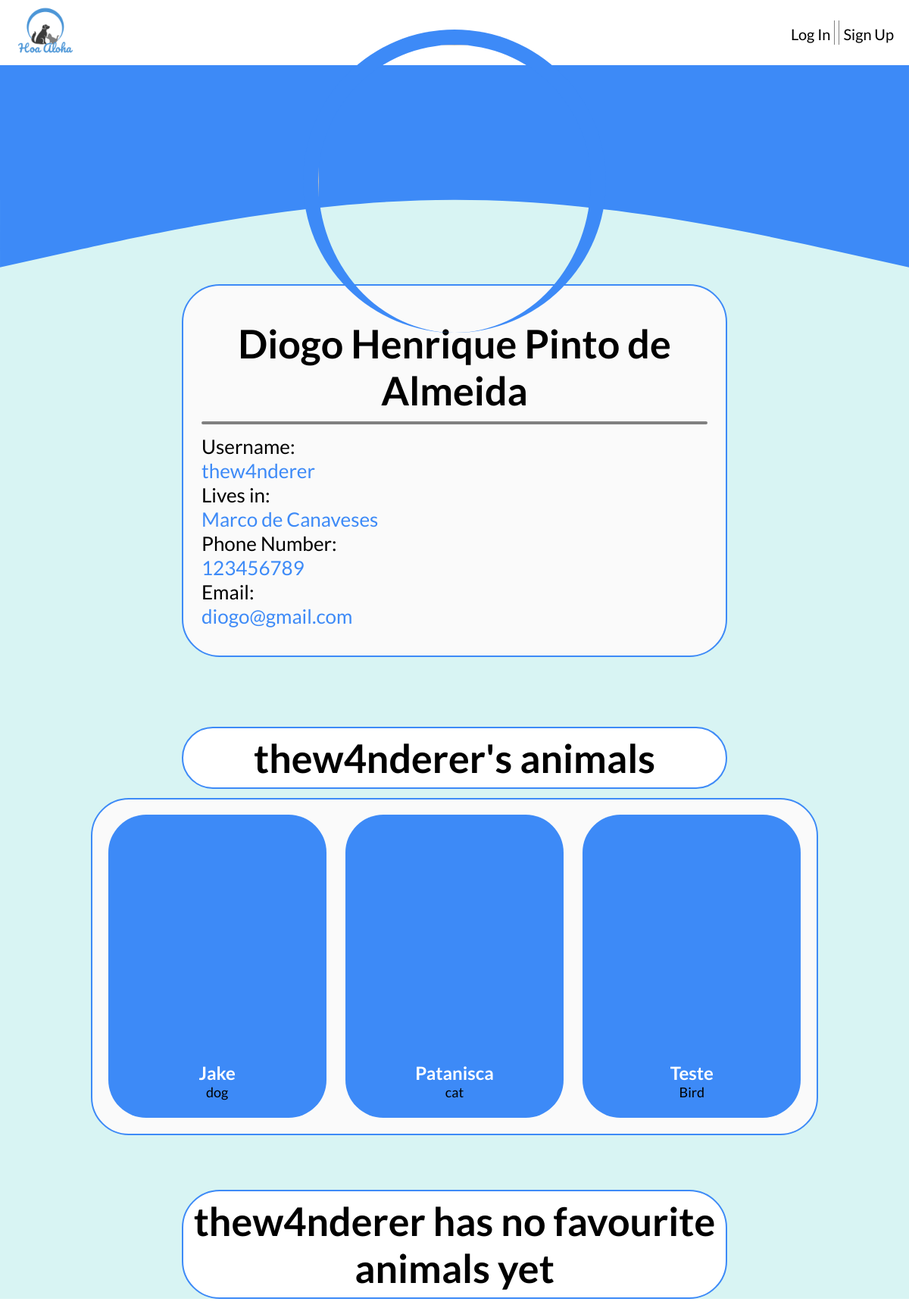
The app's page /pages/profile.php?username=thew4nderer with its own data.
### tables this page shows
CREATE TABLE UserPhotos(
	idUser         INTEGER REFERENCES UserEntities(id),
	idPhoto        INTEGER REFERENCES Photos(id)
);

CREATE TABLE UserEntities (id INTEGER PRIMARY KEY AUTOINCREMENT, name VARCHAR (255) NOT NULL, username VARCHAR (255) UNIQUE, password VARCHAR (255) NOT NULL, location VARCHAR (255) NOT NULL, phoneNumber INT NOT NULL, email VARCHAR (255) NOT NULL);

CREATE TABLE Topics(
	id 				INTEGER PRIMARY KEY,
    idUserEntity    INTEGER NOT NULL REFERENCES UserEntities(id) ON UPDATE CASCADE,
    idPet           INTEGER NOT NULL UNIQUE REFERENCES Pets(id) ON UPDATE CASCADE,
	description     VARCHAR(255) NOT NULL,
	data            DATATIME NOT NULL
);

CREATE TABLE Pets(
	id          INTEGER PRIMARY KEY AUTOINCREMENT,
	name        VARCHAR(255) NOT NULL,
	species   	VARCHAR(255) NOT NULL,
	breed       VARCHAR(255) NOT NULL,
	weight      FLOAT,
	color 	    VARCHAR(255) NOT NULL,
	dimension   VARCHAR(255) NOT NULL,
	gender		VARCHAR(255) NOT NULL,
	age			INTEGER NOT NULL
);

### database/db_user.php (called while the page is built, shortened)
<?php
  function getUser($username){
    $db = Database::instance()->db();
    $stmt = $db->prepare('SELECT * FROM UserEntities INNER JOIN UserPhotos ON UserEntities.id = UserPhotos.idUser WHERE username = ?');
    $stmt->execute(array($username));
    return $stmt->fetch();
  }
?>

### database/db_animal.php (called while the page is built, shortened)
<?php
  function getAnimal($id) {
    $db = Database::instance()->db();
    $stmt = $db->prepare('SELECT * FROM Pets INNER JOIN PetPhotos ON Pets.id = PetPhotos.idPet WHERE id = ?');
    $stmt->execute(array($id));
    return $stmt->fetchAll();
  }
?>

### database/db_topic.php (called while the page is built, shortened)
<?php
  function getTopicsPostedByUser($idUser){
    $db = Database::instance()->db();
    $stmt = $db->prepare('SELECT DISTINCT * FROM Topics WHERE Topics.idUserEntity = ?');
    $stmt->execute(array($idUser));
    return $stmt->fetchAll();
  }
?>

### templates/tpl_topic.php (the view, shortened to what this page needs)
<?php function draw_topic_in_profile($id, $animal){
?>
    <li>
      <div class="profile-animal-container" >
        <a href="../pages/topic.php?id=<?=$id?>">
          <div class="animal-photo" style="background-image: url(../database/db_link_image.php?id=<?php echo $animal[0]['idPhoto'];?>);">
          </div>
          <div class="animal-text">
            <div class="animal-name"><?=$animal[0]['name']?></div>
            <div class="animal-species"><?=$animal[0]['species']?></div>
          </div>
        </a>
      </div>
    </li>
<?php } ?>

### templates/tpl_profile.php (shortened to what this page needs)
<?php function draw_profile($user){
?>
<div class="profile-page-complete">
    <div class="profile-container">
        <div class="user-photo">
            <img src="../database/db_link_image.php?id=<?php echo $user['idPhoto'];?>" width="200" height="200">
        </div>
        <div class="user-card">
            <div class="user-name"> <h1><?=$user['name'] ?></h1> </div>
            <hr>
            <div class= "user-information">
                <div class="user-username"> <h4>Username:</h4> <?= $user['username'] ?> </div>
                <div class="user-location"> <h4>Lives in:</h4> <?=$user['location'] ?> </div>
                <div class="user-contacts">
                    <div class="user-phone"> <h4>Phone Number:</h4> <?=$user['phoneNumber'] ?></div>
                    <div class="user-email"> <h4>Email:</h4> <?=$user['email'] ?> </div>
                </div>
            </div>
        </div>
    </div>
<?php } ?>
<?php function start_profile_animals_div($username, $is_own_profile, $n_topics){
?>
    <?php
        $string = $is_own_profile ?
            ($n_topics > 0 ? 'Your animals up for adoption' : 'You have no animals registered yet. <a href=../pages/add_animal.php>Lets change that!</a>') :
            ($n_topics > 0 ? $username . chr(39) . 's animals' : $username . ' has no animals registered yet');
    ?>
    <div class="profile-animals-title-container">
        <h1><?= $string ?></h1>
    </div>
    <div class="profile-animals-ext-container">
        <div class="profile-animals-container">
<?php } ?>
<?php function end_profile_animals_div(){
?>
        </div>
    </div>
<?php } ?>
<?php function start_profile_favourites_div($username, $is_own_profile, $n_favourites){
?>
    <?php
        $string = $is_own_profile ?
            ($n_favourites > 0 ? 'Your favourite animals' : 'You have no favourite animals yet') :
            ($n_favourites > 0 ? $username . chr(39) . 's favourite animals' : $username . ' has no favourite animals yet');
    ?>
    <div class="profile-favourites-title-container">
        <h1><?= $string ?></h1>
    </div>
<?php } ?>
<?php function end_profile_favourites_div(){
?>
        </div>
<?php } ?>

### pages/profile.php (shortened to what this page needs)
<?php
  include_once('../templates/tpl_common.php');
  include_once('../templates/tpl_profile.php');
  include_once('../templates/tpl_topic.php');
  include_once("../database/db_user.php");
  include_once("../database/db_animal.php");
  include_once("../database/db_topic.php");
  $username = $_GET['username'];
  $profile = getUser($username);
  $topics = getTopicsPostedByUser($profile['id']);
  $usersFavourites = getUsersFavourites($profile['id']);
  draw_profile($profile);
  start_profile_animals_div($username, (@$_SESSION['username'] == $username), count($topics));
  foreach($topics as &$topic) {
    if ($topic != null) {
      $animal = getAnimal($topic['idPet']);
      if ($animal != null) draw_topic_in_profile($topic['id'], $animal);
    }
  }
  end_profile_animals_div();
  start_profile_favourites_div($username, (@$_SESSION['username'] == $username), count($usersFavourites));
  end_profile_favourites_div();
  ?>

### css/style.css (style rules this page uses)
* { box-sizing: border-box; margin: 0; padding: 0; list-style: none; text-decoration: none; font-family: Lato; }
:root { font-size: 26px; --login-blue: #3d8af7; --login-blue-a: rgba(61, 138, 247, 0.8); --login-blue-soft: rgb(90, 159, 255); --info-field-text: #384dc3; }
body { color: black; background-color: white; margin: 0 auto; padding: 0; }
.profile-page-complete { background-color: #D8F4F3; }
.profile-container { display: block; height: 75vh; position: relative; width: 100%; }
.profile-container .user-photo img { display: block; margin-left: auto; margin-right: auto; position: relative; bottom: 40vh; border-radius: 100%; border-top-style: solid; border-right-style: solid; border-left-style: solid; border-width: 20px; border-color: var(--login-blue); width: 400px; height: 400px; z-index: 1; }
.user-card { position: relative; bottom: 48vh; color: var(--login-blue); margin-left: 20%; margin-right: 20%; padding: 1% 2% 3% 2%; box-sizing: border-box; border-radius: 10px; background-color: rgb(250, 250, 250); border-style: solid; border-color:var(--login-blue); border-radius: 50px; border-width: 2px; }
.user-card .user-name { position: relative; color: black; padding: 5% 0 3px 0; text-align: center; }
.user-card h4, .animal-stat h4 { color: black; font-weight: normal; }
.profile-container .user-card hr { margin-bottom: 2%; margin-top: 1%; border-radius: 10px; border-style: solid; border-width: 2px; border-color: gray; background-color:gray; }
.profile-animals-title-container { color: white; text-align: center; width: 100%; margin-bottom: 1%; display: flex; justify-content: center; }
.profile-animals-title-container h1 { width: 60%; border-style: solid; border-color:var(--login-blue); border-radius: 50px; border-width: 2px; background-color: white; color: black; padding: 1vh; }
.profile-animals-ext-container { width: 100%; display: flex; justify-content: center; margin-bottom: 9vh; }
.profile-animals-container { border-style: solid; border-color:var(--login-blue); border-radius: 50px; border-width: 2px; background-color: rgb(250, 250, 250); width: 80%; display: grid; grid-template-columns: 1fr 1fr 1fr; padding: 1vh; }
.profile-animal-container { margin: 4%; border-radius: 50px; min-height: 40vh; -webkit-transition: 0.3s ease-in-out, -webkit-transform 0.3s ease-in-out; -moz-transition: 0.3s ease-in-out, -moz-transform 0.3s ease-in-out; transition: all 0.3s ease-in-out, transform 0.3s ease-in-out, ; background-color: var(--login-blue); }
.profile-animal-container .animal-photo { width: 100%; height: 40vh; background-repeat: no-repeat; background-size: cover; border-top-left-radius: 45px; border-top-right-radius: 45px; }
.profile-animal-container .animal-text { padding-top: 2%; height: 10vh; text-align: center; color: white; }
.profile-animal-container .animal-text .animal-name { color: white; font-weight: bold; font-size: x-large; transition: ease-out 0.5s; }
.profile-animal-container .animal-text .animal-species { color: black; font-size: large; transition: ease-out 0.5s;; }
.profile-favourites-title-container { color: white; text-align: center; width: 100%; margin-bottom: 1%; display: flex; justify-content: center; }
.profile-favourites-title-container h1 { width: 60%; border-style: solid; border-color:var(--login-blue); border-radius: 50px; border-width: 2px; background-color: white; color: black; padding: 1vh; }

### records on screen
userphotos: idUser.name "Diogo Henrique Pinto de Almeida", idUser.username "thew4nderer", idUser.location "Marco de Canaveses", idUser.phoneNumber "123456789", idUser.email "diogo@gmail.com"
topics: idPet.name "Jake", idPet.species "dog"
topics: idPet.name "Patanisca", idPet.species "cat"
topics: idPet.name "Teste", idPet.species "Bird"

### other values on screen
$username "thew4nderer"
chr(39) "'"
$string "thew4nderer has no favourite animals yet"
